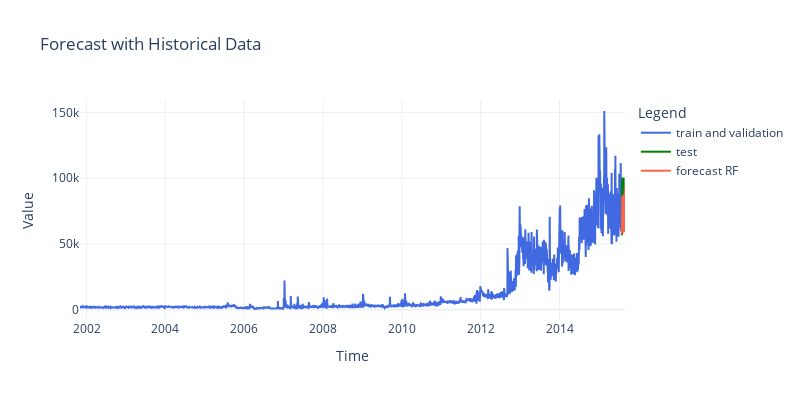

Notebook source saved alongside this figure:
### Markdown cell above
## Visualización de los resultados con la data real y predicha para test

### Code cell
fig = go.Figure()

# Add historical data line
fig.add_trace(
    go.Scatter(
        x=train_and_validation.index,
        y=train_and_validation["gap"],
        mode="lines",
        name="train and validation",
        line=dict(color="royalblue"),
    )
)

# Add validation data line
fig.add_trace(
    go.Scatter(
        x=test_df.index,
        y=test_df["gap"],
        mode="lines",
        name="test",
        line=dict(color="green"),
    )
)

# Add median forecast line
fig.add_trace(
    go.Scatter(
        x=predictions_test.index,
        y=predictions_test,
        mode="lines",
        name="forecast RF",
        line=dict(color="tomato"),
    )
)


fig.update_layout(
    title="Forecast with Historical Data",
    xaxis_title="Time",
    yaxis_title="Value",
    legend_title="Legend",
    template="plotly_white",
    width=800,
    height=400,
)

# Show the figure
fig.show()

### Figure 1 — Plotly figure (JSON) as saved in the notebook; plotly's stock layout.template omitted (floating-point values rounded to 4 significant figures; data arrays with more than 128 entries replaced by an {"elided": "..."} marker saying what was removed)
{"data": [{"line": {"color": "royalblue"}, "mode": "lines", "name": "train and validation", "type": "scatter", "x": {"elided": "5022 str values"}, "y": {"elided": "5022 int values"}}, {"line": {"color": "green"}, "mode": "lines", "name": "test", "type": "scatter", "x": ["2015-08-02T00:00:00", "2015-08-03T00:00:00", "2015-08-04T00:00:00", "2015-08-05T00:00:00", "2015-08-06T00:00:00", "2015-08-07T00:00:00", "2015-08-08T00:00:00", "2015-08-09T00:00:00", "2015-08-10T00:00:00", "2015-08-11T00:00:00", "2015-08-12T00:00:00", "2015-08-13T00:00:00", "2015-08-14T00:00:00", "2015-08-15T00:00:00", "2015-08-16T00:00:00", "2015-08-17T00:00:00", "2015-08-18T00:00:00", "2015-08-19T00:00:00", "2015-08-20T00:00:00", "2015-08-21T00:00:00", "2015-08-22T00:00:00", "2015-08-23T00:00:00", "2015-08-24T00:00:00", "2015-08-25T00:00:00", "2015-08-26T00:00:00", "2015-08-27T00:00:00", "2015-08-28T00:00:00", "2015-08-29T00:00:00", "2015-08-30T00:00:00", "2015-08-31T00:00:00"], "y": [56499, 65712, 100339, 80999, 96870, 79060, 73044, 77648, 89887, 85371, 80016, 77471, 82299, 73489, 60586, 93839, 100529, 82260, 85008, 79257, 69344, 66164, 93346, 82358, 74204, 91839, 69723, 68812, 74384, 91991]}, {"line": {"color": "tomato"}, "mode": "lines", "name": "forecast RF", "type": "scatter", "x": ["2015-08-02T00:00:00", "2015-08-03T00:00:00", "2015-08-04T00:00:00", "2015-08-05T00:00:00", "2015-08-06T00:00:00", "2015-08-07T00:00:00", "2015-08-08T00:00:00", "2015-08-09T00:00:00", "2015-08-10T00:00:00", "2015-08-11T00:00:00", "2015-08-12T00:00:00", "2015-08-13T00:00:00", "2015-08-14T00:00:00", "2015-08-15T00:00:00", "2015-08-16T00:00:00", "2015-08-17T00:00:00", "2015-08-18T00:00:00", "2015-08-19T00:00:00", "2015-08-20T00:00:00", "2015-08-21T00:00:00", "2015-08-22T00:00:00", "2015-08-23T00:00:00", "2015-08-24T00:00:00", "2015-08-25T00:00:00", "2015-08-26T00:00:00", "2015-08-27T00:00:00", "2015-08-28T00:00:00", "2015-08-29T00:00:00", "2015-08-30T00:00:00", "2015-08-31T00:00:00"], "y": [57910.0, 73991, 80230.0, 70380.0, 86684, 82543, 63460.0, 57820.0, 68923, 73290, 73202, 80680, 80609, 84900.0, 63222, 79094, 69052, 76150, 59747, 69830.0, 87730.0, 88050.0, 75517, 70922, 60658, 58844, 66530.0, 92859, 85200.0, 66060.0]}], "layout": {"height": 400, "legend": {"title": {"text": "Legend"}}, "title": {"text": "Forecast with Historical Data"}, "width": 800, "xaxis": {"title": {"text": "Time"}}, "yaxis": {"title": {"text": "Value"}}}}
